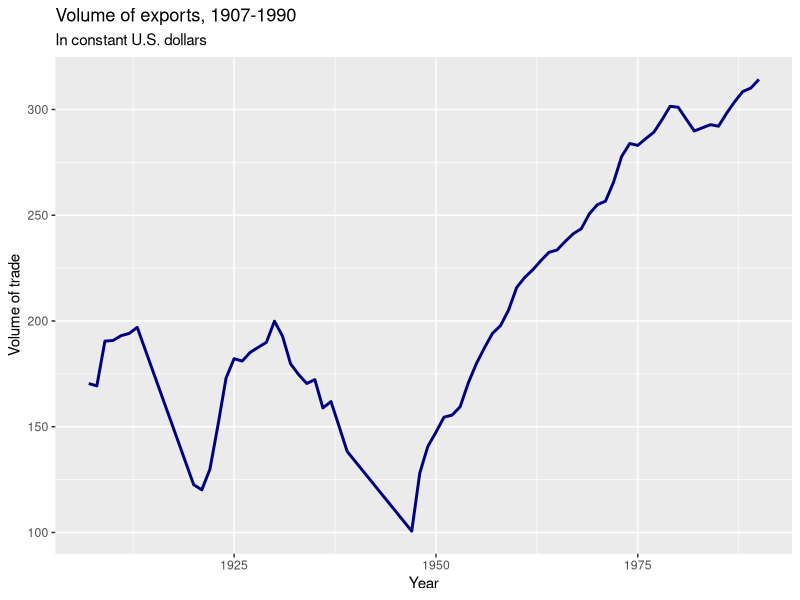

Generate this figure with R:
## ---- chunk 1
setwd("D:\\USERS\\USER\\Desktop\\intro_stats_r4\\Final")
trade <- read.csv("trade.csv")

summary(trade)
## ---- chunk 2
aggtrade<- aggregate(trade$XIJL,
by=list(trade$YEAR), FUN=sum, na.rm=TRUE)
summary(aggtrade)

library("ggplot2")
ggplot(aggtrade, aes(x=Group.1,
y=x, group=1))+ geom_line(linetype="solid", size=1,  color='navyblue')+
labs(title="Volume of exports, 1907-1990", subtitles="In constant U.S. dollars", 
x="Year",
y="Volume of trade")
### At the diagram two periods of relative decline in trade in the world can be observed. Decline in volume of exports are probably the result of world world I (1914-1918) and world world II (1939-1945). 

## ---- chunk 3
###MID, ALLIAL, DEMDL, BIAL, and MULTIAL transformed into binary variables

trade$mildispute <-0
trade$mildispute[trade$MIDL>0]<-1 


trade$alliance <-0
trade$alliance[trade$ALLIAL>0]<-1

trade$dempair <-0
trade$dempair[trade$DEMDL>0]<-1

trade$bialliance <-0
trade$bialliance[trade$BIAL>0]<-1

trade$multalliance<-0
trade$multalliance[trade$MULTIAL>0]<-1
###Ones here mean the prevalence of characteristic- i did not get this question, that's what you mean? 
mean(trade$mildispute)
mean(trade$alliance)
mean(trade$dempair)
mean(trade$bialliance )
mean(trade$multalliance)
## ---- chunk 4
### value of export throughout the time period
mean(trade$XIJL, na.rm=TRUE)

## ---- chunk 5
###in our case, the null hypothesis is that there is no difference in trade flows despite being engaged in military disputes or not, the alternative hypothesis would be that the difference of the means is not zero, which means countries engaged in military disputes should have lower trade flows than those which are not engaged in the dispute. Here i try to reject the null hypothesis(military disputes have no affect on trade flows) with 95% level of confidence.
t.test(trade$XIJL[trade$mildispute ==0], trade$XIJL[trade$mildispute==1], conf.level= 0.95)

### Small p-value (9.747e-14) suggests that we can reject the null hypothesis and assume, that countries engaged in military disputes should have lower trade flows than those which are not engaged in the military dispute. If p-value was larger than 0.05 (conf. level is 0.95) we would have to accept null hypothesis, but is its way smaller equals to 9.747e-14
## ---- chunk 6
mean(trade$XIJL[trade$dempair==0],na.rm=TRUE )
mean(trade$XIJL[trade$dempair==1], na.rm=TRUE)

t.test(trade$XIJL[trade$dempair ==0], trade$XIJL[trade$dempair==1], conf.level= 0.95)

### pairs of democratic countries(mean=6.212435) trade more than non-democratic(mean=4.195582) ones. In our t test small p-value (2.2e-16) suggests  that difference is statistically significant, thus, we can assume: the type of regime of the dyad has effect on export flows-pairs of democratic countries trade more.  
summary(trade)
## ---- chunk 7
modeltrade <- lm(XIJL~ MIDL+TAUL+DEMDL+MULTIALL+GNPIL+POPIL+CGNPJL+POPJL+DISTANCL,  data=trade)
summary(modeltrade)
### Hypotheis 1: in order to test first hypothesis, we need two separate analysis, the hypothesis 1a will test if there is difference in trade flows depending on being engaged in military disputes or not. The null hypotheis here is that military disputes do not affect trade flows, the alternative hypothesis implies engagement in military disputes have effect on trade. To test 1b hypotheis-whether common interests between a pair of states lead to greater trade flows- null hypotheis would indicate that common interests have no effect, alternative hypotheis-there is relationship between common interests and trade flows.
###small p-value in both cases are small so we can conclude our model is statistically significant,three asterisks represent a highly significant p-value. 
###A negative coefficient (-1.37) supports the hypothesis that military disputes lower trade flows, positive coefficient (1.43273) common interest increase trade.  with increase each militarized dispute, export is changed with  -1.37000, with increase of common interest (per measured unit) trade flow increases by 1.43273. The Standard Error estimates the expected difference in case we ran the model again and again. We can say that the required change in MIDL and TAUL leading to change in XIJL can vary by 0.17224 and 0.14191 accordingly. In our example t value is relatively far away from zero and large compared to the standard error in the case of TAUL, but less than 0.05 in the case of MIDL, which could indicate a common interests' influence on trade flow is significant but engagement in military disputes (small t value)  indicates that observed difference can be purely by chance. 
###Hypothesis 1a is not supported baecause effect of a milarized conflict on trade is not statistically significant,hypothesis 1b is supported-we can reject null hypothesis and assume that common interests affect trade flows,thus,  more common interesrs-more trade.
###Hypotheis 2 Democratic pairs of countries have greater trade flows than nondemocratic pairs of countries. Null hypotheis indicates there is no relationship, alternative hypothesis-there is relationship between regime type of the dyad and trade flows.
###in this case t value is relatively far away from zero and large compared to the standard error, which could indicate a relationship exists. Three asterisks represent a highly significant p-value. Small p-value for the intercept and the slope indicates that we can reject the null hypothesis which allows us to conclude that there is a relationship between regime type of the dyad and trade flows. With increase of  democracy (binary variable 0 and 1) trade increases by 0.83571. hypothesis 2-democratic pairs of countries have greater trade flows than nondemocratic pairs of countries is supported

